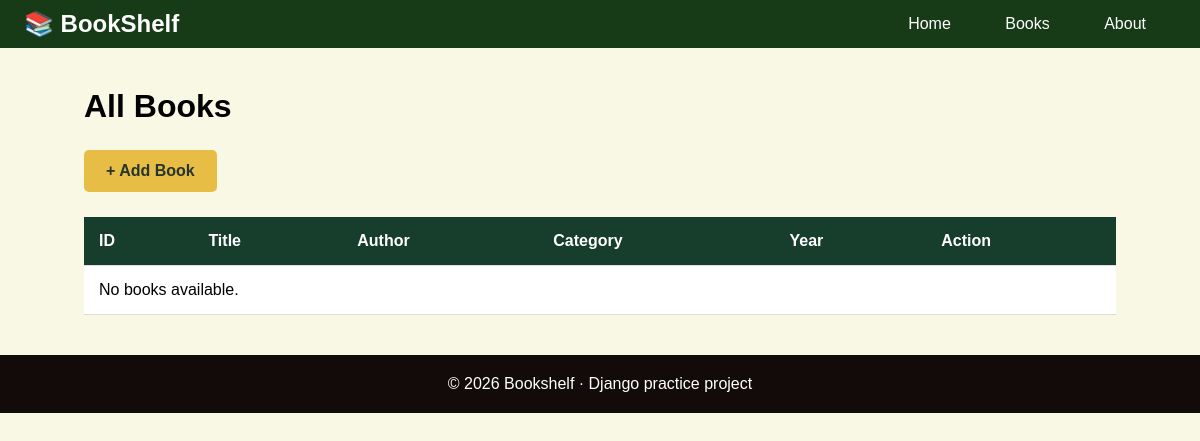
/books/, run on an earlier commit of the app's database.
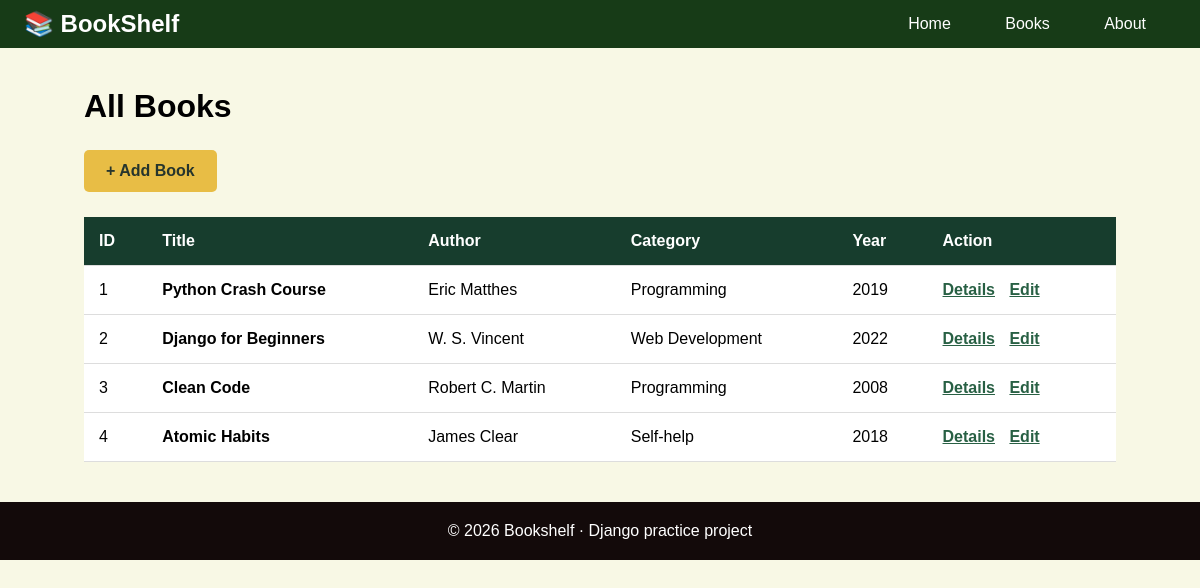
And on a later commit of the database.
### books/models.py (models this page shows, shortened)
class Book(models.Model):
    title = models.CharField(max_length=200)
    author = models.CharField(max_length=100)
    category = models.CharField(max_length=100)
    year = models.IntegerField()

### books/views.py (the view)
# urls.py: path('books/', views.book_list, name='book_list'),
def book_list(request):
    books=Book.objects.all()
    return render(request, 'books/book_list.html',{'books':books})

### books/templates/books/book_list.html
{% extends 'books/base.html' %}
{% load static %}
{% block content %}
<link rel="stylesheet" href="{% static 'books/book_list.css' %}">
<section class="books-page">
    <h1>All Books</h1>
    <a href="{% url 'add_book' %}" class="browse-btn">+ Add Book</a>
    <table>
        <thead>
            <tr>
                <th>ID</th>
                <th>Title</th>
                <th>Author</th>
                <th>Category</th>
                <th>Year</th>
                <th>Action</th>
            </tr>
        </thead>
        <tbody>
            {% for book in books %}
            <tr>
                <td>{{book.id}}</td>
                <td><strong>{{book.title}}</strong></td>
                <td>{{ book.author }}</td>
                <td>{{ book.category }}</td>
                <td>{{ book.year }}</td>
                <td><a href="{% url 'book_detail' book.id %}">Details</a>
                    <a href="{% url 'edit_book' book.id %}">Edit</a>
                </td>
            </tr>
            {% empty %}
            <tr>
                <td colspan="6">No books available.</td>
            </tr>
            {% endfor %}
        </tbody>
    </table>
</section>
{% endblock %}

### books/templates/books/base.html (shortened to what this page needs)
{% load static %}
<!DOCTYPE html>
<html lang="en">
<head>
    <link rel="stylesheet" href="{% static 'books/style.css' %}">
</head>
<body>
    <nav>
        <h2>📚 BookShelf</h2>
        <div>
            <a href="{% url 'home' %}">Home</a>
            <a href="{% url 'book_list' %}">Books</a>
            <a href="{% url 'about' %}">About</a>
        </div>
    </nav>
    <div class="content">
        {% block content %}
        {% endblock %}
    </div>
    <footer>
        <p>© 2026 Bookshelf · Django practice project</p>
    </footer>
</body>
</html>

### books/static/books/style.css (style rules this page uses)
* { margin:0; padding:0; box-sizing: border-box; }
body { font-family: Arial, Helvetica, sans-serif; background-color: rgb(248, 248, 229); }
nav { background-color: rgb(23, 59, 23); color:white; padding: 10px 2%; display:flex; justify-content: space-between; align-items: center; }
nav h2 { font-size: 24px; }
nav a { color:white; text-decoration: none; margin-left: 20px; margin-right: 30px; }
.content { padding:40px 7%; }
.browse-btn { display: inline-block; background-color: #e8bd45; color: #26352d; padding: 12px 22px; text-decoration: none; border-radius: 5px; font-weight: bold; }
footer { background-color: rgb(19, 10, 10); color: white; text-align: center; padding: 20px; }

### books/static/books/book_list.css (style rules this page uses)
.books-page h1 { font-size: 32px; margin-bottom: 25px; }
.books-page table { width: 100%; border-collapse: collapse; background-color: white; margin-top: 25px; }
.books-page th, .books-page td { padding: 15px; text-align: left; border-bottom: 1px solid #ddd; }
.books-page th { background-color: #173d2d; color: white; }
.books-page td a { color: #286044; font-weight: bold; margin-right: 10px; }
.browse-btn { display: inline-block; background-color: #e8bd45; color: #26352d; padding: 12px 22px; text-decoration: none; border-radius: 5px; font-weight: bold; }

What changed in the data, as far as the page shows it:
added Book: id "1", title "Python Crash Course", author "Eric Matthes", category "Programming", year "2019"
added Book: id "2", title "Django for Beginners", author "W. S. Vincent", category "Web Development", year "2022"
added Book: id "3", title "Clean Code", author "Robert C. Martin", category "Programming", year "2008"
added Book: id "4", title "Atomic Habits", author "James Clear", category "Self-help", year "2018"
Also different on the page:
text no longer shown: "No books available."
